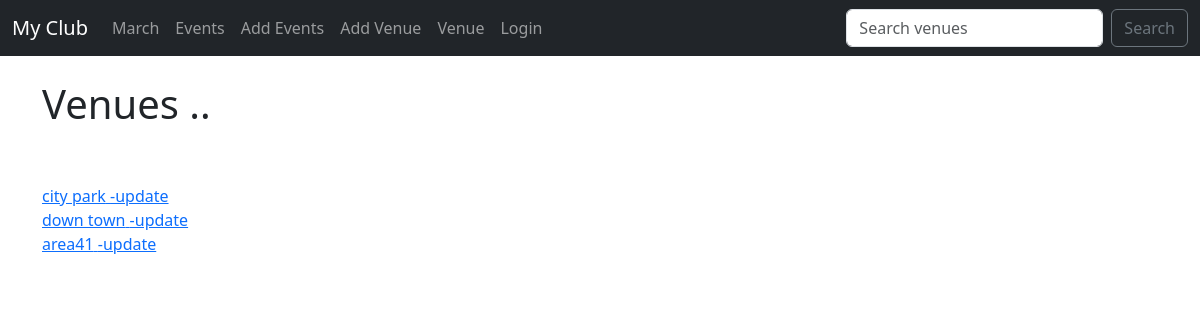
The page /list_venues on the database as committed earlier.
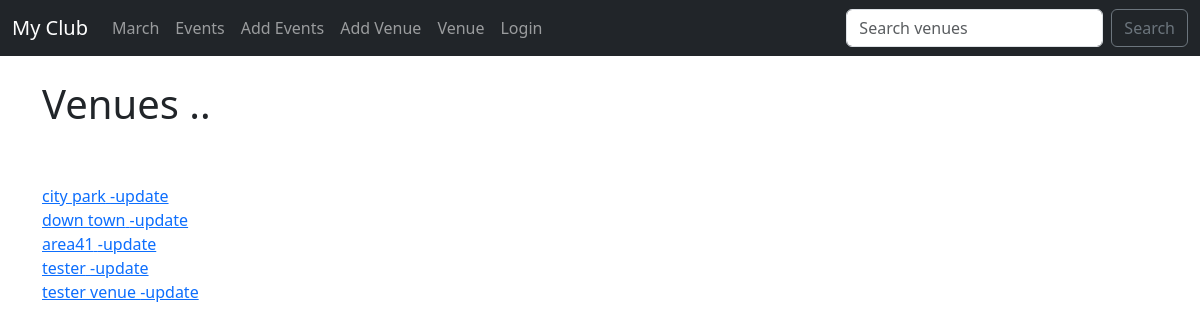
The same page on the database as committed later.
### events/models.py (models this page shows)
class Venue(models.Model):
    name = models.CharField("Venue name", max_length=120)
    address =models.CharField(max_length=300)
    zip_code=models.CharField(max_length=15)
    phone = models.CharField('Contact Phone',max_length=25,blank=True)
    web =models.URLField(blank=True)
    email_address =models.EmailField("Email Address",blank=True)
    def __str__(self):
        return self.name

### events/views.py (the view)
# urls.py: path('list_venues',views.list_venues, name="list-venues"),
def list_venues(request):
     venue_list =Venue.objects.all()
     return render(request, 'events/venues.html',{"venue_list": venue_list})

### events/templates/events/venues.html
{% extends "events/base.html" %} {% block content %}
<h1>Venues ..</h1>
<br><br>
{% for venue in venue_list%}
    <a href="{%url 'show-venue' venue.id%}">{{venue}}</a><a href="{%url 'update-venue' venue.id%}" > -update</a> <br>
{% endfor%}
{% endblock content %}

Rows that differ between the two databases and show on the page:
added Venue: name "tester"
added Venue: name "tester venue"
